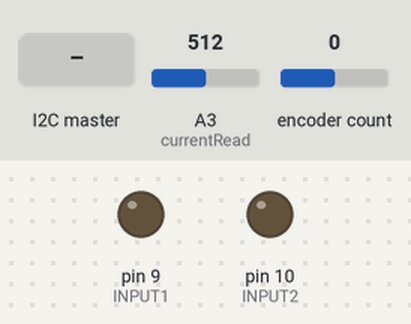
The sketch below on a simulated Arduino Nano, built with avr-gcc and run on an emulated ATmega328P. Parts: output pins drawn as LEDs (lit = HIGH). The test bench sets the inputs (shaded band); at power-on: A3 (currentRead) = 512, encoder count 0.

Above: at 1.2 s.
1.3 s: the I2C master sends the byte 0
At 2.0 s:
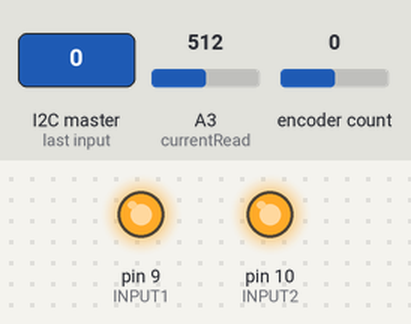
Timing chart, 0 to 4.3 s (numbered marks = the images above; inputs shaded):
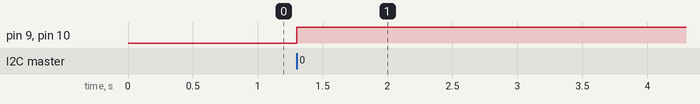

Measured:
- after the input at 1.3 s, pin 9 (INPUT1), pin 10 (INPUT2): LOW → HIGH at once

The sketch:

SAMI1.ino
```cpp
/**
   To be uploaded on motor driver module boards
*/

// NANO -> ATMEGA328-AU Board Pin Mapping
//  Nano dec port   ATMega328-AU            Nano dec port       ATMega328-AU
//  -------------   --------------------    -------------    -------------------
//  pin (12) D12 -> IC pin 16 (MISO)        pin (13) D13  -> IC pin 17 (SCK)
//  pin (11) D11 -> IC pin 15 (MOSI)        pin 3.3V
//  pin (10) D10 -> IC pin 14 (PB2)         pin AREF -> IC pin 20 (AREF)
//  pin ( 9) D09 -> IC pin 13 (PB1)         pin (14) PC0  -> IC pin 23 (PC0/ADC0)
//  pin ( 8) D08 -> IC pin 12 (PB0)         pin (15) PC1  -> IC pin 24 (PC1/ADC1)
//  pin ( 7) D07 -> IC pin 11 (PD7)         pin (16) PC2  -> IC pin 25 (PC2/ADC2)
//  pin ( 6) D06 -> IC pin 10 (PD6)         pin (17) PC3  -> IC pin 26 (PC3/ADC3)
//  pin ( 5) D05 -> IC pin 09 (PD5)         pin (18) PC4  -> IC pin 27 (PC4/ADC4)
//  pin ( 4) D04 -> IC pin 02 (PD4)         pin (19) PC5  -> IC pin 28 (PC5/ADC5)
//  pin ( 3) D03 -> IC pin 01 (PD3)         pin (??) ADC6 -> IC pin 19 (ADC6)
//  pin ( 2) D02 -> IC pin 32 (PD2/INT0)    pin (??) ADC7 -> IC pin 22 (ADC7)
//  pin (??) RST -> IC pin 29 (PC6/RESET)   pin (??) PC6  -> IC pin 29 (RESET/PC6)
//  pin (??) RXD -> IC pin 30 (RX/PD0)      pin GND
//  pin (??) TXD -> IC pin 31 (TX/PD1)      pin VIN
//  --- --- -> IC pin 08 (PB7/OSC2)    --- ---  -> IC pin 07 (PB8/OSC1)
//  --- --- -> IC pin 03/05/21 (GND)   --- ---  -> IC pin 04/06/18 (VCC/VCC/AVCC)


#include <Wire.h>
#include <math.h>
#include <Encoder.h>

#define NSLEEP 5
#define INPUT1 9
#define INPUT2 10
#define currentRead 17 //26
#define enc1 2 //32
#define enc2 3 //1

char I2Cstatus = '0';
int slow = 100; //default slow speed
int fast = 500; //default fast speed
int count = 0; //for encoder count

//Encoder Setup
Encoder motor(enc1, enc2);
long motorPosition = 0;
int motorSpeed = 0;

void setup() {
  //Serial.begin(9600); //begin Serial - lower baud rates work better for AtMega328 board

  //set up I2C address as 0x01 for the current board - in the future this will be sequential for all boards so the master can address them individually
  Wire.begin(0x02);
  pinMode(currentRead, INPUT);
  pinMode(enc1, INPUT);
  pinMode(enc2, INPUT);

  //upon receiving a request from the master, call requestEvent
  Wire.onRequest(requestEvent);
  Wire.onReceive(msgEvent);
  digitalWrite(NSLEEP, HIGH); //  nSleep should be kept high for normal operation
}

int encInterval = 5;
int lastTime = 0;

void loop() {
  if (millis() - lastTime >= encInterval) {
    getEncCount();
    readCurrent();
    lastTime = millis();
  }
}


int motorCurrent = 0;

void readCurrent() {
  motorCurrent = analogRead(currentRead) * 255 / 1023;
}

long difference, newRead;
int rpm;

void getEncCount() {
  newRead = motor.read(); //read the encoder
  difference = newRead - motorPosition; //get the difference
  rpm = difference * 12 * 60 / 150; //RPM
  motorPosition = newRead;//update last position
  motorSpeed = rpm; // newRead; //set the speed
}

void forward(int speed) {
  analogWrite(INPUT1, 0);
  analogWrite(INPUT2, speed);
}

void reverse(int speed) {
  analogWrite(INPUT1, speed);
  analogWrite(INPUT2, 0);
}

void brake() {
  analogWrite(INPUT1, 255);
  analogWrite(INPUT2, 255);
}

/**
   Callback function upon receiving a request for data via I2C from master
   This will request a set number of bytes as a message that will be formed when its time
*/

char data[2]; // size of how many pieces of data we want to send
void requestEvent() {
  //write once with an array of multiple bytes
  data[0] = motorSpeed;
  data[1] = motorCurrent;
  //Wire.write(data);
  Wire.write(motorSpeed);
  Wire.write(motorCurrent);
}

//callback function for recieving messages and setting the appropriate status
void msgEvent(int numBytes) {
  // I2CFlag = true;
  while (Wire.available() > 0) { // loop through all but the last
    int x = Wire.read(); // receive byte as a character
    //    if (x>127){
    //      x = 256-x;
    //      x*=-1;
    //    }
    I2Cstatus = x;
  }
  switch (I2Cstatus) {
    default: //no message- status defaults to zero
      break;
    case 0: //motor stop
      brake();

      break;
    case 2: //motor forward slowly

      break;
    case 9:
      reverse(255);
      break;
    case 8:
      forward(255);
      break;

  }

}
```
